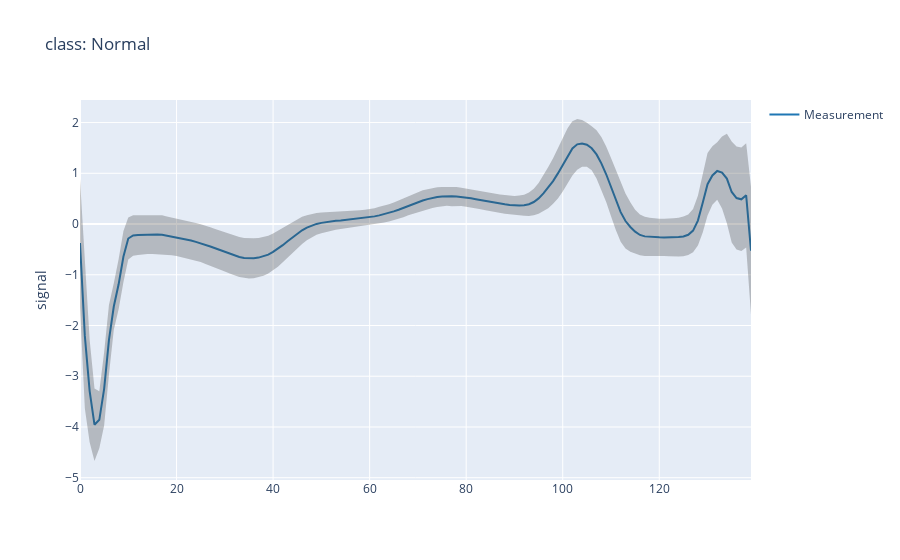
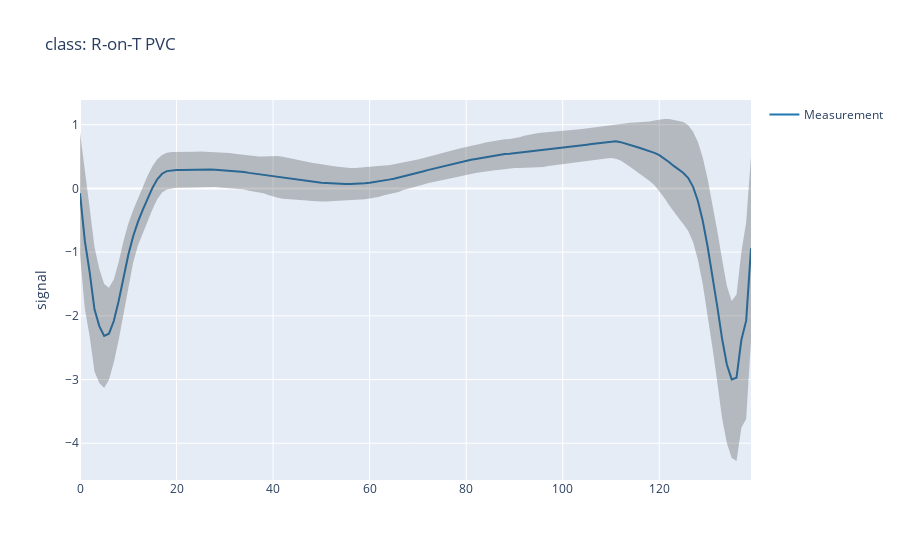
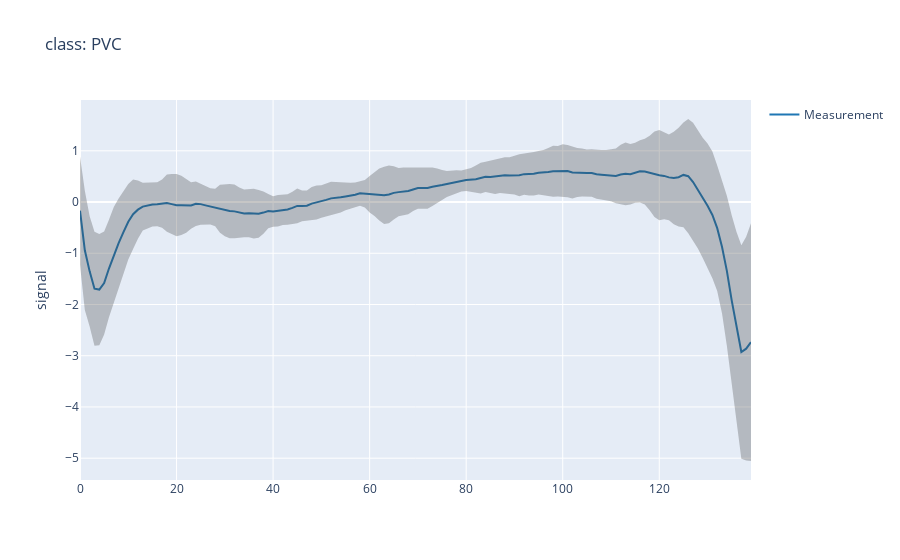
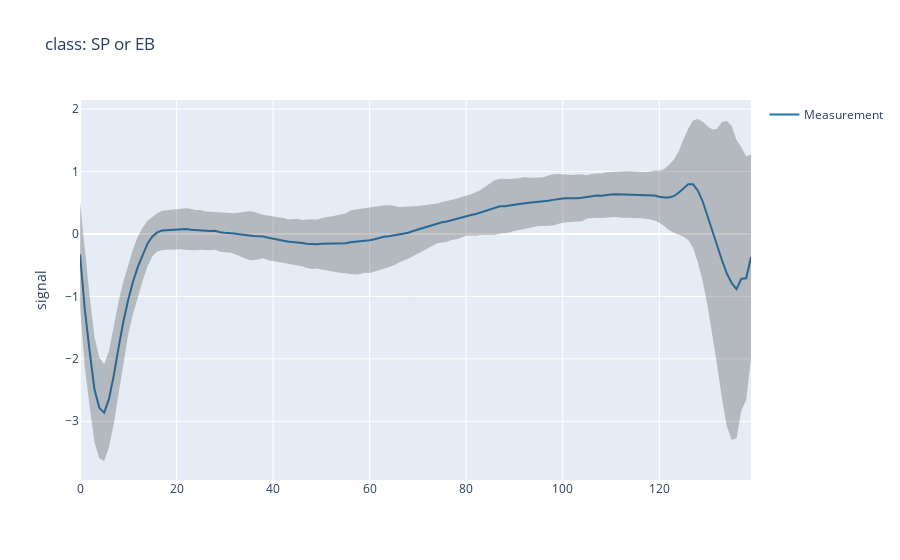

The notebook cell saved with these charts, in order:
### Code cell
for i in range(5):
    plot_label(i)

### Figure 1 — Plotly figure (JSON) as saved in the notebook; plotly's stock layout.template omitted (floating-point values rounded to 4 significant figures; data arrays with more than 128 entries replaced by an {"elided": "..."} marker saying what was removed)
{"data": [{"line": {"color": "rgb(31, 119, 180)"}, "mode": "lines", "name": "Measurement", "type": "scatter", "y": {"elided": "140 float values"}}, {"line": {"width": 0}, "marker": {"color": "#444"}, "mode": "lines", "name": "Upper Bound", "showlegend": false, "type": "scatter", "y": {"elided": "140 float values"}}, {"fill": "tonexty", "fillcolor": "rgba(68, 68, 68, 0.3)", "line": {"width": 0}, "marker": {"color": "#444"}, "mode": "lines", "name": "Lower Bound", "showlegend": false, "type": "scatter", "y": {"elided": "140 float values"}}], "layout": {"hovermode": "x", "title": {"text": "class: Normal"}, "yaxis": {"title": {"text": "signal"}}}}

### Figure 2 — Plotly figure (JSON) as saved in the notebook; plotly's stock layout.template omitted (floating-point values rounded to 4 significant figures; data arrays with more than 128 entries replaced by an {"elided": "..."} marker saying what was removed)
{"data": [{"line": {"color": "rgb(31, 119, 180)"}, "mode": "lines", "name": "Measurement", "type": "scatter", "y": {"elided": "140 float values"}}, {"line": {"width": 0}, "marker": {"color": "#444"}, "mode": "lines", "name": "Upper Bound", "showlegend": false, "type": "scatter", "y": {"elided": "140 float values"}}, {"fill": "tonexty", "fillcolor": "rgba(68, 68, 68, 0.3)", "line": {"width": 0}, "marker": {"color": "#444"}, "mode": "lines", "name": "Lower Bound", "showlegend": false, "type": "scatter", "y": {"elided": "140 float values"}}], "layout": {"hovermode": "x", "title": {"text": "class: R-on-T PVC"}, "yaxis": {"title": {"text": "signal"}}}}

### Figure 3 — Plotly figure (JSON) as saved in the notebook; plotly's stock layout.template omitted (floating-point values rounded to 4 significant figures; data arrays with more than 128 entries replaced by an {"elided": "..."} marker saying what was removed)
{"data": [{"line": {"color": "rgb(31, 119, 180)"}, "mode": "lines", "name": "Measurement", "type": "scatter", "y": {"elided": "140 float values"}}, {"line": {"width": 0}, "marker": {"color": "#444"}, "mode": "lines", "name": "Upper Bound", "showlegend": false, "type": "scatter", "y": {"elided": "140 float values"}}, {"fill": "tonexty", "fillcolor": "rgba(68, 68, 68, 0.3)", "line": {"width": 0}, "marker": {"color": "#444"}, "mode": "lines", "name": "Lower Bound", "showlegend": false, "type": "scatter", "y": {"elided": "140 float values"}}], "layout": {"hovermode": "x", "title": {"text": "class: PVC"}, "yaxis": {"title": {"text": "signal"}}}}

### Figure 4 — Plotly figure (JSON) as saved in the notebook; plotly's stock layout.template omitted (floating-point values rounded to 4 significant figures; data arrays with more than 128 entries replaced by an {"elided": "..."} marker saying what was removed)
{"data": [{"line": {"color": "rgb(31, 119, 180)"}, "mode": "lines", "name": "Measurement", "type": "scatter", "y": {"elided": "140 float values"}}, {"line": {"width": 0}, "marker": {"color": "#444"}, "mode": "lines", "name": "Upper Bound", "showlegend": false, "type": "scatter", "y": {"elided": "140 float values"}}, {"fill": "tonexty", "fillcolor": "rgba(68, 68, 68, 0.3)", "line": {"width": 0}, "marker": {"color": "#444"}, "mode": "lines", "name": "Lower Bound", "showlegend": false, "type": "scatter", "y": {"elided": "140 float values"}}], "layout": {"hovermode": "x", "title": {"text": "class: SP or EB"}, "yaxis": {"title": {"text": "signal"}}}}
